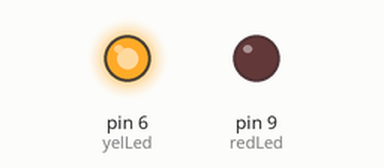
The sketch below on a simulated Arduino Uno, built with avr-gcc and run on an emulated ATmega328P. Parts: output pins drawn as LEDs (lit = HIGH).

Above: at 0.2 s.
At 5.2 s:
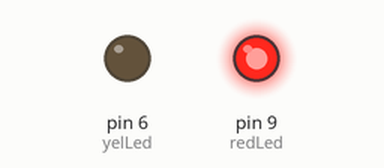
At 9.7 s:
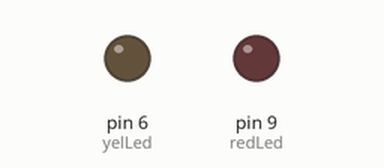
Timing chart, 0 to 10.4 s (numbered marks = the images above):
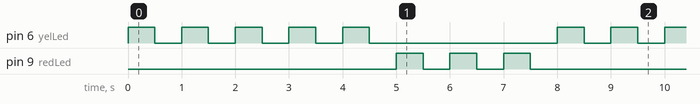

Measured:
- by itself, pin 6 (yelLed): repeats every 8.0 s: 4 × (LOW 0.50 s, HIGH 0.50 s), LOW 3.5 s, HIGH 0.50 s
- by itself, pin 9 (redLed): repeats every 8.0 s: 2 × (LOW 0.50 s, HIGH 0.50 s), LOW 5.5 s, HIGH 0.50 s
- by itself, everything shown: repeats every 8.0 s, in 16 steps

The sketch:

15-For-Loops.ino
```cpp
/**
 * Lesson 15 - For Loops

 Learning how to use For Loops in Arduinos
 */

int yelLed = 6;
int redLed = 9;

int wT = 500;

int yBlink = 5;
int rBlink = 3;

int j;

void setup() {
  pinMode(yelLed, OUTPUT);
  pinMode(redLed, OUTPUT);
}

void loop() {
  for(j = 1 ; j <= yBlink; j++){
    digitalWrite(yelLed,HIGH);
    delay(wT);
    digitalWrite(yelLed,LOW);
    delay(wT);
  }
  for(j = 1; j <= rBlink; j++){
    digitalWrite(redLed,HIGH);
    delay(wT);
    digitalWrite(redLed,LOW);
    delay(wT);
  }
}
```
